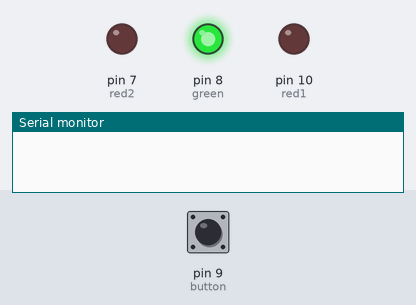
A sketch run on a simulated Arduino Uno, built with avr-gcc and run on an emulated ATmega328P. Parts: output pins drawn as LEDs (lit = HIGH), the last lines printed to the serial monitor. Dashed ring = blinking. The test bench sets the inputs (shaded band); at power-on: pin 9 (button) HIGH.

Above: at 1.2 s.
1.3 s: pin 9 (button) pulled LOW for 0.15 s
At 2.1 s:
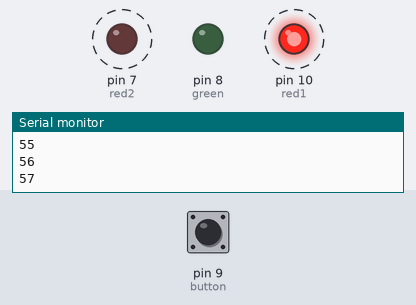
4.3 s: pin 9 (button) pulled LOW for 1 s
At 4.74 s:
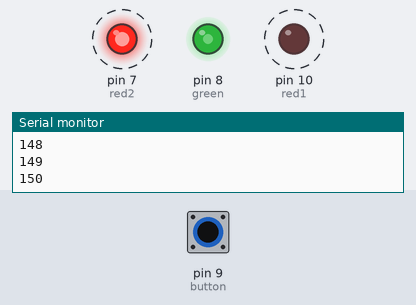
7.3 s: pin 9 (button) pulled LOW for 0.15 s
At 7.65 s:
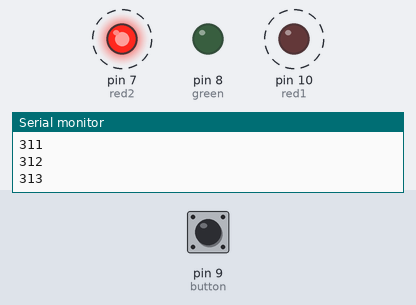
10.3 s: pin 9 (button) pulled LOW for 3.2 s
Timing chart, 0 to 15.0 s (numbered marks = the images above; inputs shaded):
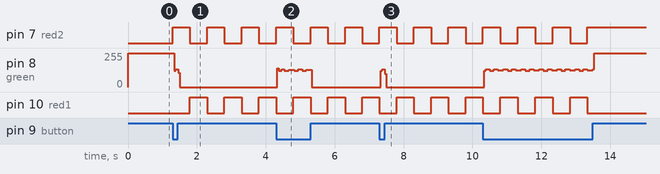

Measured:
- after the input at 1.3 s, pin 7 (red2): alternates HIGH for 0.50 s and LOW for 0.50 s, starting at once; pin 8 (green): 255/255 → 133/255 at once, → 0/255 0.12 s later; pin 10 (red1): alternates HIGH for 0.50 s and LOW for 0.50 s, starting after 0.50 s
- after the input at 7.3 s, pin 8 (green): 0/255 → 133/255 at once, → 0/255 0.12 s later

The sketch:

spaceship_button_modulus.ino
```cpp
//initializing the pins

int green = 8;
int red1 = 10;
int red2 = 7;

int button = 9;
int count = 2;

//Use only for blinkWithOutDelay
unsigned long prevTime = 0;
bool ledState = true;
int interval = 500;

void setup() {
  Serial.begin(9600);

  pinMode(green,OUTPUT);
  pinMode(red1,OUTPUT);
  pinMode(red2,OUTPUT);
  pinMode(button,INPUT_PULLUP);

}

void loop() {

  if(digitalRead(button) == LOW){
    count++;
    Serial.println(count);
  }


  if(count % 2 == 1){
    digitalWrite(green,LOW);
    blinkLight();
  } else {
    digitalWrite(green,HIGH);
  }

  //delay(100);


}
void blinkLight(){

  unsigned long currTime = millis();
  if(currTime - prevTime >= interval){
    ledState = !ledState;
    prevTime = currTime;
  }
  digitalWrite(red1,ledState);
  digitalWrite(red2,!ledState);
}
```
